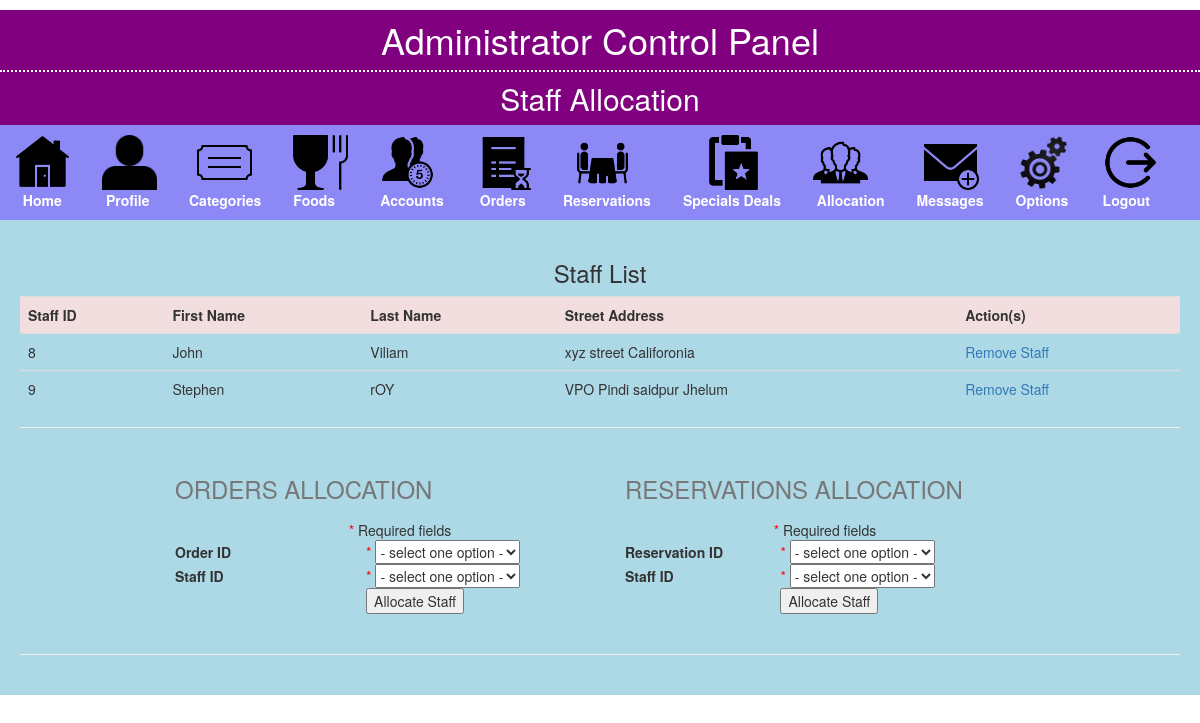
The app's page /admin/allocation.php (signed in) with its own data.
### tables this page shows
CREATE TABLE IF NOT EXISTS `staff` (
  `StaffID` int(15) NOT NULL AUTO_INCREMENT,
  `First_Name` varchar(25) NOT NULL,
  `lastname` varchar(25) NOT NULL,
  `email` varchar(120) NOT NULL,
  `password` varchar(50) NOT NULL,
  `Street_Address` text NOT NULL,
  `Mobile_Tel` varchar(20) NOT NULL,
  `longitude` varchar(30) NOT NULL,
  `latitude` varchar(30) NOT NULL,
  PRIMARY KEY (`StaffID`)
);

### admin/allocation.php (the view, shortened to what this page needs)
<?php
    $staff=mysql_query("SELECT * FROM staff")
    or die("There are no records to display ... \n" . mysql_error());
?>
<?php
    $flag_0 = 0;
    $orders=mysql_query("SELECT * FROM orders_details WHERE flag='$flag_0'")
    or die("There are no records to display ... \n" . mysql_error());
?>
<?php
    $flag_0 = 0;
    $reservations=mysql_query("SELECT * FROM reservations_details WHERE flag='$flag_0'")
    or die("There are no records to display ... \n" . mysql_error());
?>
<?php
    $staff_1=mysql_query("SELECT * FROM staff")
    or die("There are no records to display ... \n" . mysql_error());
?>
<?php
    $staff_2=mysql_query("SELECT * FROM staff")
    or die("There are no records to display ... \n" . mysql_error());
?>
<!DOCTYPE html>
<html>
<head>
<link href="stylesheets/admin_styles.css" rel="stylesheet" type="text/css" />
  <link rel="stylesheet"  href="../Assests/css/font-awesome.min.css">
  <link rel="stylesheet" href="https://maxcdn.bootstrapcdn.com/bootstrap/3.3.7/css/bootstrap.min.css">
<link rel="stylesheet"  href="../Assests/css/animate_css_stylesheet.css">
</head>
<body>
	<div class="container" style="margin-top: 10px; padding:0px;">
		<div class="row">
		<h1 id="title">Administrator Control Panel</h1>
		 <h2 id="subtitle">Staff Allocation</h2>
		<ul id="navbar" class="nav nav-pills">
			<li><a href="index.php"> <img src="../Assests/admin_icons/13.png" width="55px" height="55px"><br> &nbsp; Home</a></li>
			<li> <a href="profile.php"> <img src="../Assests/admin_icons/2.png" width="55px" height="55px"><br>&nbsp;Profile</a> </li>
			<li> <a href="categories.php"> &nbsp;&nbsp;<img src="../Assests/admin_icons/3.png" width="55px" height="55px"><br>Categories</a> </li>
			<li> <a href="foods.php"> <img src="../Assests/admin_icons/4.png" width="55px" height="55px"><br>Foods</a> </li>
			<li> <a href="accounts.php"> <img src="../Assests/admin_icons/5.png" width="55px" height="55px"><br>Accounts</a> </li>
			<li> <a href="orders.php"> <img src="../Assests/admin_icons/6.png" width="55px" height="55px"><br>&nbsp;Orders</a> </li>
			<li> <a href="reservations.php">&nbsp;&nbsp; <img src="../Assests/admin_icons/7.png" width="55px" height="55px"><br>Reservations</a> </li>
			<li> <a href="specials.php"> &nbsp;&nbsp;&nbsp;&nbsp;&nbsp;&nbsp;<img src="../Assests/admin_icons/8.png" width="55px" height="55px"><br>Specials Deals</a> </li>
			<li> <a href="allocation.php"> <img src="../Assests/admin_icons/9.png" width="55px" height="55px"><br>&nbsp;Allocation</a> </li>
			<li> <a href="messages.php"> &nbsp; <img src="../Assests/admin_icons/10.png" width="55px" height="55px"><br>Messages</a> </li>
			<li> <a href="options.php"> <img src="../Assests/admin_icons/1.png" width="55px" height="55px"><br> Options</a> </li>
			<li> <a href="logout.php"> <img src="../Assests/admin_icons/11.png" width="55px" height="55px"><br> Logout</a> </li>
    </ul>
	</div>
	<div class="row" style="background:lightblue; padding:20px">
		<table class="table table-responsive table-hover">
		<h3 style="text-align: center;">Staff List</h3>
		<tr class="danger">
		<th>Staff ID</th>
		<th>First Name</th>
		<th>Last Name</th>
		<th>Street Address</th>
		<th>Action(s)</th>
		</tr>
		<?php
		while ($row=mysql_fetch_array($staff)){
		echo "<tr>";
		echo "<td>" . $row['StaffID']."</td>";
		echo "<td>" . $row['First_Name']."</td>";
		echo "<td>" . $row['lastname']."</td>";
		echo "<td>" . $row['Street_Address']."</td>";
		echo '<td><a href="delete-staff.php?id=' . $row['StaffID'] . '">Remove Staff</a></td>';
		echo "</tr>";
		}
		?>
		</table>
		<hr>
		<table align="center">
		<tr>
		<form id="ordersAllocationForm" name="ordersAllocationForm" method="post" action="orders-allocation.php" onsubmit="return ordersAllocationValidate(this)">
		<td>
		  <table width="450" border="0" cellpadding="2" cellspacing="0">
		  <CAPTION><h3>ORDERS ALLOCATION</h3></CAPTION>
			<tr>
				<td colspan="2" style="text-align:center;"><font color="#FF0000">* </font>Required fields</td>
			</tr>
		    <tr>
		      <th width="124">Order ID</th>
		      <td width="168"><font color="#FF0000">* </font><select name="orderid" id="orderid">
		        <option value="select">- select one option -
		        <?php
		        while ($row=mysql_fetch_array($orders)){
		        echo "<option value=$row[order_id]>$row[order_id]";
		        }
		        ?>
		        </select></td>
		    </tr>
		    <tr>
		      <th>Staff ID</th>
		      <td><font color="#FF0000">* </font><select name="staffid" id="staffid">
		        <option value="select">- select one option -
		        <?php
		        while ($row=mysql_fetch_array($staff_1)){
		        echo "<option value=$row[StaffID]>$row[StaffID]";
		        }
		        ?>
					</select> <br> </td>
		    </tr>
		    <tr>
		      <td>&nbsp;</td>
		      <td><input type="submit" name="Submit" value="Allocate Staff" /></td>
		    </tr>
		  </table>
		</td>
		</form>
		<td>
		<form id="reservationsAllocationForm" name="reservationsAllocationForm" method="post" action="reservations-allocation.php" onsubmit="return reservationsAllocationValidate(this)">
		  <table width="400" border="0" align="center" cellpadding="2" cellspacing="0">
		  <CAPTION><h3>RESERVATIONS ALLOCATION</h3></CAPTION>
			<tr>
				<td colspan="2" style="text-align:center;"><font color="#FF0000">* </font>Required fields</td>
			</tr>
		    <tr>
		      <th>Reservation ID </th>
		      <td><font color="#FF0000">* </font><select name="reservationid" id="reservationid">
		        <option value="select">- select one option -
		        <?php
		        while ($row=mysql_fetch_array($reservations)){
		        echo "<option value=$row[ReservationID]>$row[ReservationID]";
		        }
		        ?>
		        </select></td>
		    </tr>
			<tr>
		      <th>Staff ID </th>
		      <td><font color="#FF0000">* </font><select name="staffid" id="staffid">
		        <option value="select">- select one option -
		        <?php
		        while ($row=mysql_fetch_array($staff_2)){
		        echo "<option value=$row[StaffID]>$row[StaffID]";
		        }
		        ?>
		        </select></td>
		    </tr>
		    <tr>
		      <td>&nbsp;</td>
		      <td><input type="submit" name="Submit" value="Allocate Staff" /></td>
		    </tr>
		  </table>
		</td>
		</tr>
		</table>
		<p>&nbsp;</p>
		<hr>
	 </div>
</div>
</body>
</html>

### admin/stylesheets/admin_styles.css (style rules this page uses)
#title { color: white ; text-align: center; background: purple; margin: 0px; padding: 10px; }
#subtitle { color: white ; text-align: center; background: purple; margin: 0px; padding: 10px; border-top: 2px dotted white; }
#navbar { background: #8C88F5 ; color:white; }
#navbar li a { color: white; font-weight: bold; }
th { font-weight: bold; text-align: left; }

### records on screen
staff: StaffID "8", First_Name "John", lastname "Viliam", Street_Address "xyz street Califoronia"
staff: StaffID "9", First_Name "Stephen", lastname "rOY", Street_Address "VPO Pindi saidpur Jhelum"
